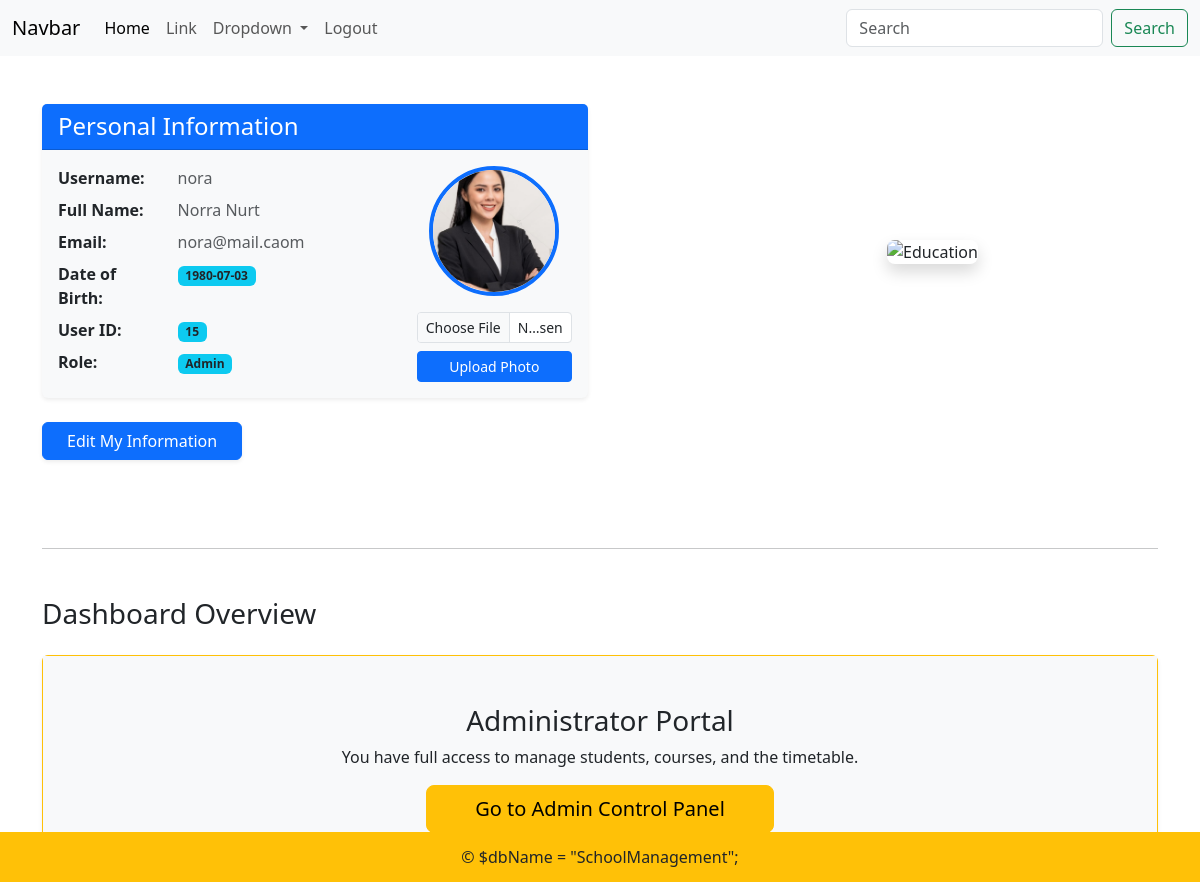
The app's page /profile.php (signed in) with its own data.
### tables this page shows
CREATE TABLE `users` (
  `user_id` int NOT NULL,
  `username` varchar(50) NOT NULL,
  `password` varchar(255) NOT NULL,
  `role` enum('Admin','Lecturer','Student','Parents') NOT NULL,
  `name` varchar(100) NOT NULL,
  `surname` varchar(100) NOT NULL,
  `date_of_birth` date DEFAULT NULL,
  `email` varchar(100) DEFAULT NULL,
  `created_at` timestamp NULL DEFAULT CURRENT_TIMESTAMP,
  `course_id` int DEFAULT NULL,
  `profile_photo` varchar(255) DEFAULT NULL
);

### includes/functions.php (called while the page is built, shortened)
<?php
function getUser($conn, $userId){
    $sql = "SELECT * FROM users WHERE user_id = ?;";
    $stmt = mysqli_stmt_init($conn);
    if(!mysqli_stmt_prepare($stmt,$sql)){
        echo "<p>Error: Could not load user.</p>";
        exit();
    }
    mysqli_stmt_bind_param($stmt, "i", $userId);
    mysqli_stmt_execute($stmt);
    $result = mysqli_stmt_get_result($stmt);
    return mysqli_fetch_assoc($result) ?: false;
}

### profile.php (the view, shortened to what this page needs)
 <?php
    include "includes/header.php";
    require_once 'includes/dbh.php';
    require_once 'includes/functions.php';
    $userId = $_SESSION["userId"];
    $user = getUser($conn, $userId);
?>
<div class="container mt-5">
    <div class="row align-items-center">
    <div class="col-md-6">
        <div class="card shadow-sm border-0 bg-light">
            <div class="card-header bg-primary text-white">
                <h4 class="mb-0">
                    <i class="fas fa-user-circle"></i> Personal Information
                </h4>
            </div>
            <?php
                $photo = !empty($user['profile_photo'])
                    ? $user['profile_photo']
                    : 'assets/default-avatar.png';
            ?>
            <div class="card-body">
                <div class="row">
                    <div class="col-md-8">
                        <div class="row mb-2">
                            <div class="col-sm-4 fw-bold">Username:</div>
                            <div class="col-sm-8 text-muted"><?php echo htmlspecialchars($user['username']); ?></div>
                        </div>
                        <div class="row mb-2">
                            <div class="col-sm-4 fw-bold">Full Name:</div>
                            <div class="col-sm-8 text-muted"><?php echo htmlspecialchars($user['name']." ".$user['surname']); ?></div>
                        </div>
                        <div class="row mb-2">
                            <div class="col-sm-4 fw-bold">Email:</div>
                            <div class="col-sm-8 text-muted"><?php echo htmlspecialchars($user['email']); ?></div>
                        </div>
                        <div class="row mb-2">
                            <div class="col-sm-4 fw-bold">Date of Birth:</div>
                            <div class="col-sm-8"><span class="badge bg-info text-dark"><?php echo htmlspecialchars($user['date_of_birth']); ?></span></div>
                        </div>
                        <div class="row mb-2">
                            <div class="col-sm-4 fw-bold">User ID:</div>
                            <div class="col-sm-8"><span class="badge bg-info text-dark"><?php echo htmlspecialchars($user['user_id']); ?></span></div>
                        </div>
                        <div class="row mb-2">
                            <div class="col-sm-4 fw-bold">Role:</div>
                            <div class="col-sm-8"><span class="badge bg-info text-dark"><?php echo htmlspecialchars($user['role']); ?></span></div>
                        </div>
                    </div>
                    <div class="col-md-4 text-center">
                        <img src="<?php echo htmlspecialchars($photo); ?>"
                             class="rounded-circle mb-3"
                             width="130" height="130"
                             style="object-fit:cover;border:4px solid #0d6efd;">
                        <form action="includes/upload-profile-photo.php" method="POST" enctype="multipart/form-data">
                            <input type="file" name="photo" class="form-control form-control-sm mb-2" accept="image/*" required>
                            <button class="btn btn-primary btn-sm w-100">Upload Photo</button>
                        </form>
                    </div>
                </div>
            </div>
        </div>
    </div>
<div class="col-md-5 d-none d-md-block text-center">
    <img src="https://cache.careers360.mobi/media/article_images/2023/2/3/importance-of-education.jpg"
         alt="Education"
         class="img-fluid rounded-3 shadow"
         style="max-height: 300px; width: 100%; object-fit: cover;">
</div>
            <div class="mt-4 mb-4">
                <a href="edit-profile.php" class="btn btn-primary px-4 shadow-sm">
                    <i class="fas fa-edit"></i> Edit My Information
                </a>
            </div>
        </div>
    <div class="row mt-5">
        <div class="col-12">
            <hr class="mb-5">
            <h3 class="mb-4">Dashboard Overview</h3>
            <?php if ($user['role'] == "Admin"): ?>
    <div class="row">
        <div class="col-md-12">
            <div class="card border-warning shadow-sm">
                <div class="card-body bg-light text-center py-5">
                    <h3 class="card-title">Administrator Portal</h3>
                    <p class="card-text">You have full access to manage students, courses, and the timetable.</p>
                    <a href="admin-dashboard.php" class="btn btn-warning btn-lg px-5">Go to Admin Control Panel</a>
                </div>
            </div>
        </div>
    </div>
<?php endif; ?>
        </div>
    </div>
</div>
<?php include "includes/footer.php"; ?>

### records on screen
users: username "nora", name+surname "Norra Nurt", email "nora@mail.caom", date_of_birth "1980-07-03", user_id "15", role "Admin", profile_photo (picture)
